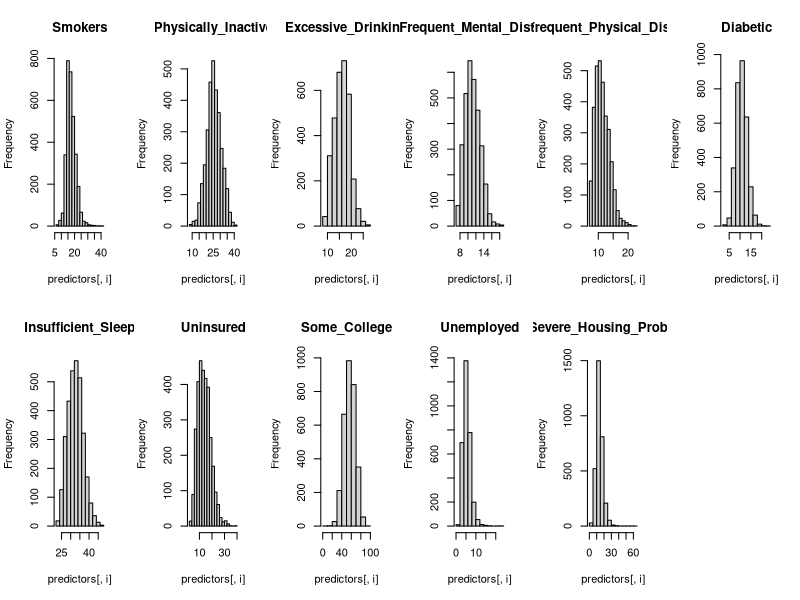
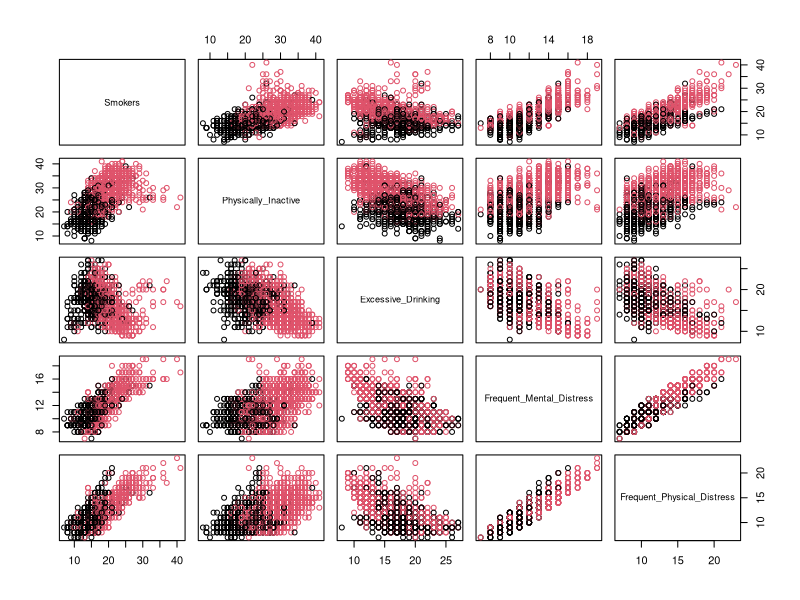
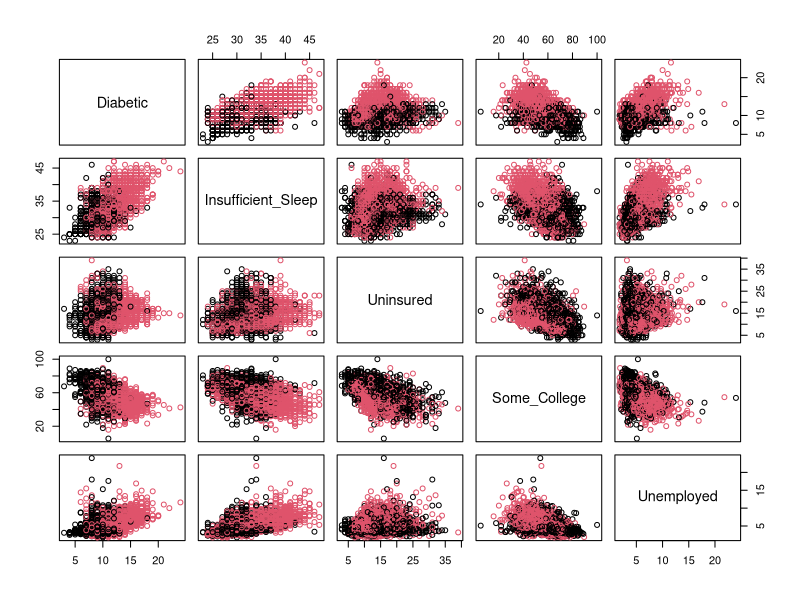
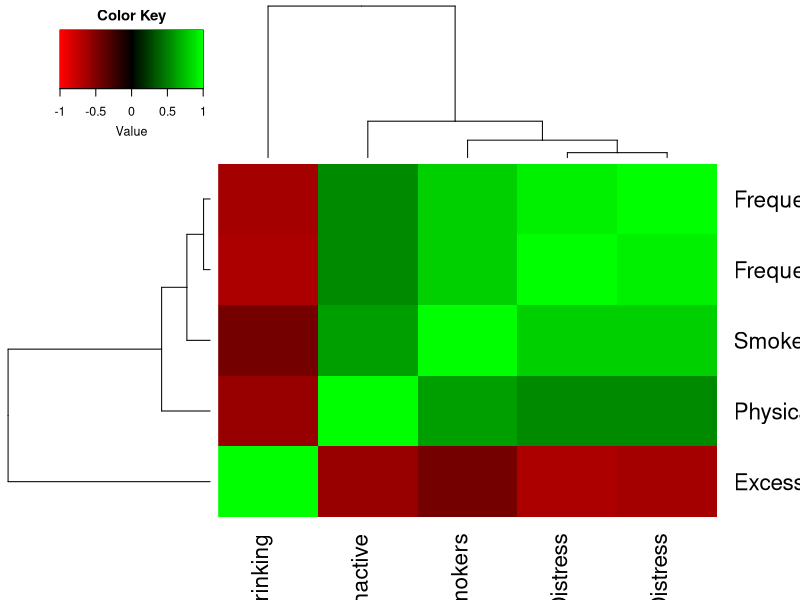
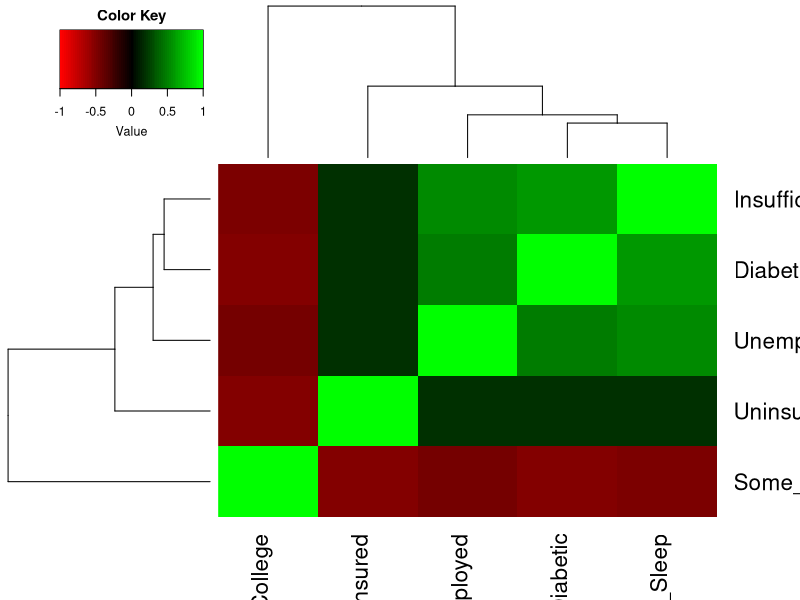
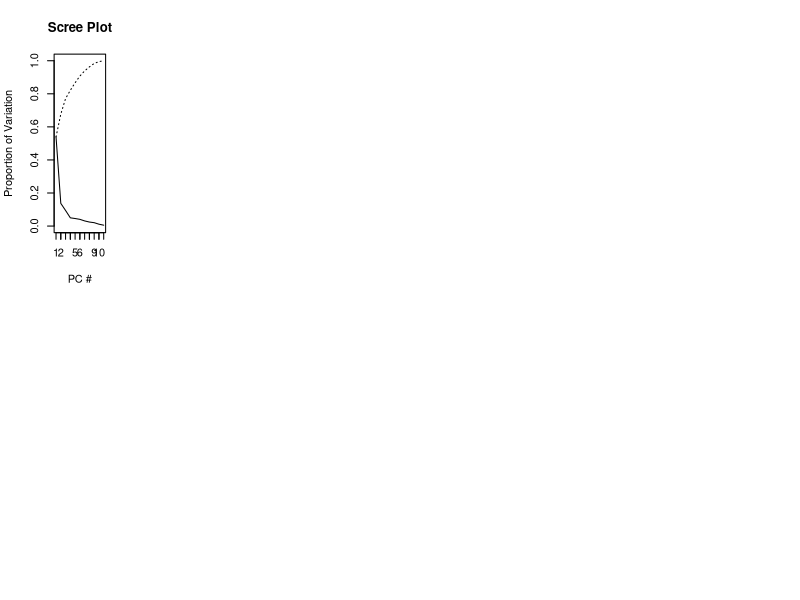
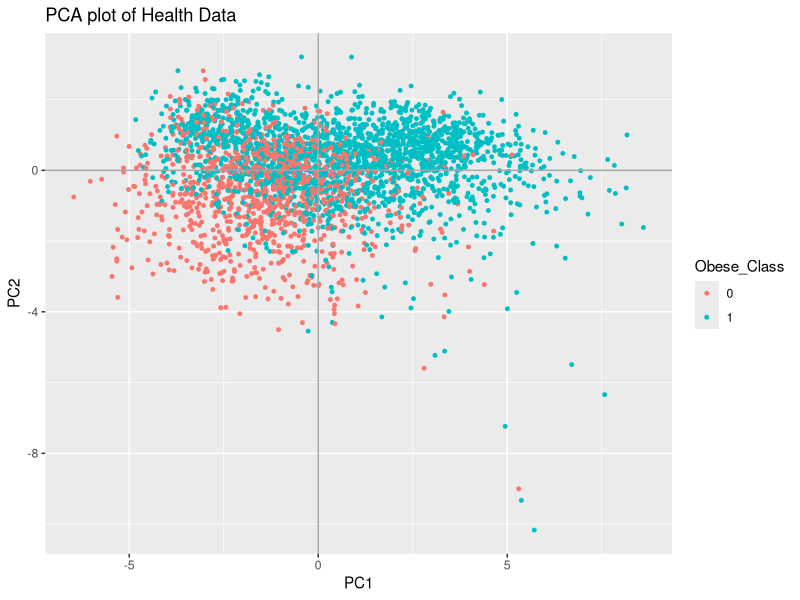
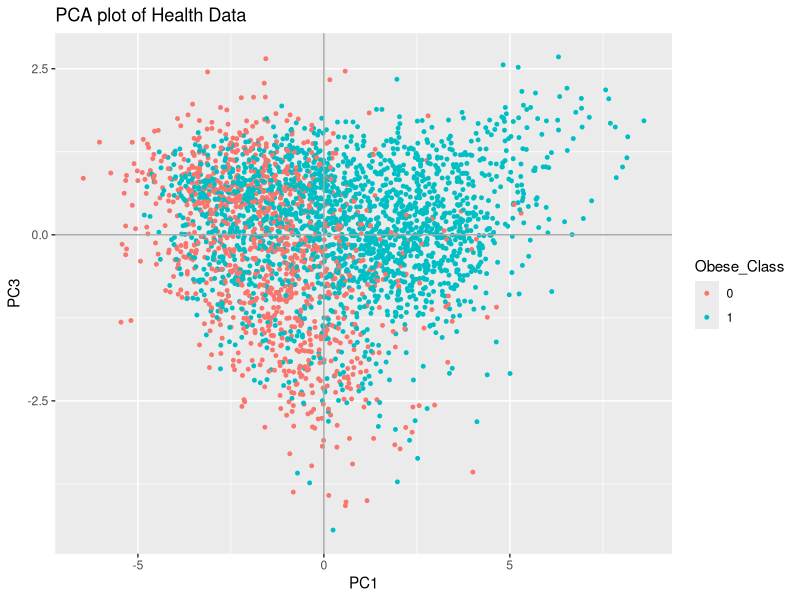

The R source for these figures, in order:
## ---- chunk 1
knitr::opts_chunk$set(echo = TRUE)

library(Hmisc)
library(gplots)
library(ggplot2)
library(ROCR)
library(MASS)
## ---- chunk 2
# import health data
data = read.csv("./Data/CHR_Data.csv")

# show data summary to identify variables with missing data
summary(data)
## ---- chunk 3
# impute variables with their medians, prefer medians in the event there is any skew
data$Premature_Death_Rate <- with(data,impute(Premature_Death_Rate,median)) # may use this later so imputing now
data$Unemployed <- with(data,impute(Unemployed,median))
data$Uninsured <- with(data,impute(Uninsured,median))
data$Graduation_Rate <- with(data,impute(Graduation_Rate))

# rescale Premature_Death_Rate so min value = 2.947 vs 2947, just a preference so it's not scaled so diff from predictors
data$Premature_Death_Rate <- data$Premature_Death_Rate/1000
## ---- chunk 4
# get chosen predictors for EDA
predictors <- data[,c(5,7:13,15:17)]

# histogram of chosen predictors
par(mfrow=c(2,6))
for(i in 1:11) {
    hist(predictors[,i], main=names(predictors)[i])
}
## ---- chunk 5
# create Obese Binary Classification
data$Obese_Class <- 1
data[data$Obese < 30, "Obese_Class"] <- 0
data$Obese_Class <- as.factor(as.character(data$Obese_Class))

# -- create new data set with obese_class first --
data2 <- data[,c(25,5,7:13,15:17)]

# scatter matrices, with Obese at the top
pairs(data2[,c(2:6)],col=data$Obese_Class)
pairs(data2[,c(7:11)],col=data$Obese_Class)

# predictor heatmap correlations
cor1 <- cor(data2[,2:6])
cor2 <- cor(data2[,7:11])

heatmap.2(cor1,col=redgreen(75), 
          density.info="none", trace="none", dendrogram=c("both"), 
          symm=F,symkey=T,symbreaks=T, scale="none",key=T)
heatmap.2(cor2,col=redgreen(75), 
          density.info="none", trace="none", dendrogram=c("both"), 
          symm=F,symkey=T,symbreaks=T, scale="none",key=T)
## ---- chunk 6
cov(data2[2:11]) # remove race
sum(diag(cov(data2[2:11]))) # total variance
## ---- chunk 7
# Logistics Regression
glm.fit <- glm(Obese_Class ~ ., data = data2, family = binomial)
summary(glm.fit)
## ---- chunk 8
# reduce data set to include only significant variables
data3 = data2[,c(1:3,5,7,9)]

# Logistics Regression
glm.fit <- glm(Obese_Class ~ ., data = data3, family = binomial)
summary(glm.fit)
## ---- chunk 9

# PCA
dat.x <- data2[,2:12]
dat.y <- data2[,1]
pc.result<-prcomp(dat.x,scale.=TRUE)
pc.scores<-pc.result$x
pc.scores<-data.frame(pc.scores)
pc.scores$Obese_Class<-dat.y

#Loadings for interpretation
pc.result$rotation
## ---- chunk 10
#Scree plot
pc.eigen<-(pc.result$sdev)^2
pc.prop<-pc.eigen/sum(pc.eigen)
pc.cumprop<-cumsum(pc.prop)
plot(1:11,pc.prop,type="l",main="Scree Plot",ylim=c(0,1),xlab="PC #",ylab="Proportion of Variation")
axis(1, seq(1,11,1))
lines(1:11,pc.cumprop,lty=3)
## ---- chunk 11

#Use ggplot2 to plot pc's
ggplot(data = pc.scores, aes(x = PC1, y = PC2)) +
    geom_point(aes(col=Obese_Class), size=1)+
  geom_hline(yintercept = 0, colour = "gray65") +
    geom_vline(xintercept = 0, colour = "gray65") +
    ggtitle("PCA plot of Health Data")

ggplot(data = pc.scores, aes(x = PC1, y = PC3)) +
  geom_point(aes(col=Obese_Class), size=1)+
  geom_hline(yintercept = 0, colour = "gray65") +
  geom_vline(xintercept = 0, colour = "gray65") +
  ggtitle("PCA plot of Health Data")

ggplot(data = pc.scores, aes(x = PC1, y = PC4)) +
    geom_point(aes(col=Obese_Class), size=1)+
  geom_hline(yintercept = 0, colour = "gray65") +
    geom_vline(xintercept = 0, colour = "gray65") +
    ggtitle("PCA plot of Health Data")

ggplot(data = pc.scores, aes(x = PC1, y = PC5)) +
    geom_point(aes(col=Obese_Class), size=1)+
  geom_hline(yintercept = 0, colour = "gray65") +
    geom_vline(xintercept = 0, colour = "gray65") +
    ggtitle("PCA plot of Health Data")

ggplot(data = pc.scores, aes(x = PC1, y = PC6)) +
    geom_point(aes(col=Obese_Class), size=1)+
  geom_hline(yintercept = 0, colour = "gray65") +
    geom_vline(xintercept = 0, colour = "gray65") +
    ggtitle("PCA plot of Health Data")

ggplot(data = pc.scores, aes(x = PC1, y = PC7)) +
    geom_point(aes(col=Obese_Class), size=1)+
  geom_hline(yintercept = 0, colour = "gray65") +
    geom_vline(xintercept = 0, colour = "gray65") +
    ggtitle("PCA plot of Health Data")

ggplot(data = pc.scores, aes(x = PC1, y = PC8)) +
  geom_point(aes(col=Obese_Class), size=1)+
  geom_hline(yintercept = 0, colour = "gray65") +
  geom_vline(xintercept = 0, colour = "gray65") +
  ggtitle("PCA plot of Health Data")

ggplot(data = pc.scores, aes(x = PC1, y = PC9)) +
    geom_point(aes(col=Obese_Class), size=1)+
  geom_hline(yintercept = 0, colour = "gray65") +
    geom_vline(xintercept = 0, colour = "gray65") +
    ggtitle("PCA plot of Health Data")

ggplot(data = pc.scores, aes(x = PC1, y = PC10)) +
    geom_point(aes(col=Obese_Class), size=1)+
  geom_hline(yintercept = 0, colour = "gray65") +
    geom_vline(xintercept = 0, colour = "gray65") +
    ggtitle("PCA plot of Health Data")

ggplot(data = pc.scores, aes(x = PC1, y = PC11)) +
    geom_point(aes(col=Obese_Class), size=1)+
  geom_hline(yintercept = 0, colour = "gray65") +
    geom_vline(xintercept = 0, colour = "gray65") +
    ggtitle("PCA plot of Health Data")

## ---- chunk 12
samplesize=nrow(data2)
train_percent = .75
train_indices = sample(seq(1,samplesize,length = samplesize),train_percent*samplesize) # get random indices
train = data3[train_indices,] # random training data 
test = data3[-train_indices,] # random test data 

lda <- lda(Obese_Class~.,data = train)
qda <- qda(Obese_Class~.,data = train)

#lda confusion matrix
lda_prd<-predict(lda, newdata = test)$class
lda_cm<-table(lda_prd,test$Obese_Class)
lda_cm

#qda confusion matrix
qda_prd<-predict(qda, newdata = test)$class
qda_cm<-table(qda_prd,test$Obese_Class)
qda_cm

#lda overall misclassification rrror rate
lda_ME<-(lda_cm[2,1]+lda_cm[1,2])/(lda_cm[1,2]+lda_cm[2,2])
lda_ME

#lda Overall Accuracy
1-lda_ME

#qda overall misclassification rrror rate
qda_ME<-(qda_cm[2,1]+qda_cm[1,2])/(qda_cm[1,2]+qda_cm[2,2])
qda_ME

#qda Overall Accuracy
1-qda_ME

#--lda ROC--
ldaprd<-predict(lda, newdata = train)$posterior
#correcting for the way lda creates predicted probabilities
ldaprd<-ldaprd[,2]

pred <- prediction(ldaprd, train$Obese_Class)
roc.perf = performance(pred, measure = "tpr", x.measure = "fpr")
auc.train <- performance(pred, measure = "auc")
auc.train <- auc.train@y.values

#Plot lda ROC
plot(roc.perf,main="LDA")
abline(a=0, b= 1) #Ref line indicating poor performance
text(x = .25, y = .75,paste("AUC = ", round(auc.train[[1]],3), sep = ""))

#--qda ROC--
qdaprd<-predict(qda, newdata = train)$posterior
#correcting for the way lda creates predicted probabilities
qdaprd<-qdaprd[,2]

pred <- prediction(qdaprd, train$Obese_Class)
roc.perf = performance(pred, measure = "tpr", x.measure = "fpr")
auc.train <- performance(pred, measure = "auc")
auc.train <- auc.train@y.values

#Plot lda ROC
plot(roc.perf,main="QDA")
abline(a=0, b= 1) #Ref line indicating poor performance
text(x = .25, y = .75,paste("AUC = ", round(auc.train[[1]],3), sep = ""))


## ---- chunk 13
#LDA run with all variables except obesity rating. 
#I should just delete this.  Lol.

#library(MASS)
#ldadat <- data
#ldadat <- ldadat[,4:26] #Takeout id and location data
#ldadat <- ldadat[,-3] #Remove obesity column from analysis

#obeselda<-lda(Obese_Class~.,data=ldadat) # Run LDA on Obesity Categorical

#pred<-predict(obeselda,newdata=ldadat)$class #Yielding categorical obesity response
#Tonsoffun<-ldadat$Obese_Class

#x<-table(pred,Tonsoffun) # Creating a confusion matrix
#x
#Missclassification Error
#ME<-(x[2,1]+x[1,2])/3136
#ME
#Calculating overall accuracy
#1-ME
